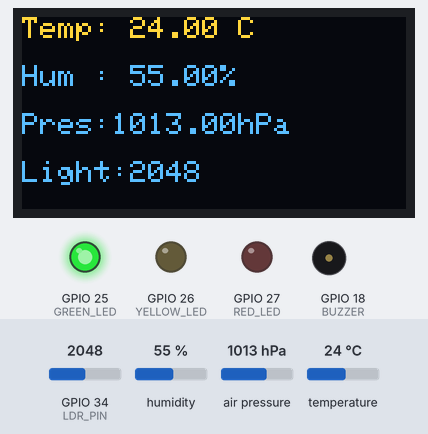
The sketch below on a simulated ESP32. Shown: 128×64 one-colour display, output pins drawn as LEDs (lit = HIGH), buzzer (waves = sounding, pin HIGH). Inputs (shaded band) come from the test bench; at power-on: temperature 24 °C, air pressure 1013 hPa, GPIO 34 (LDR_PIN) = 2048, humidity 55 %. The OLED is the two-colour kind (top 16 rows yellow); what the sketch prints to the serial monitor is not drawn.

Above: at 3.2 s.
3.3 s: temperature set to 25.6 °C
At 5.1 s:
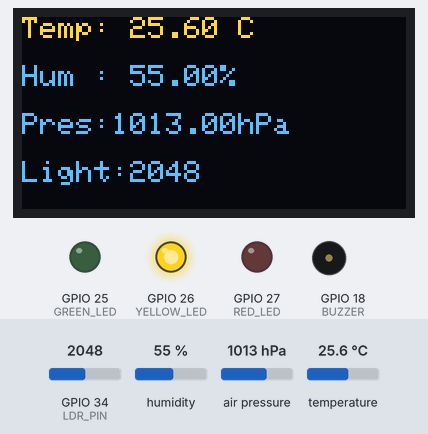
5.6 s: temperature set to 34.3 °C
At 7.4 s:
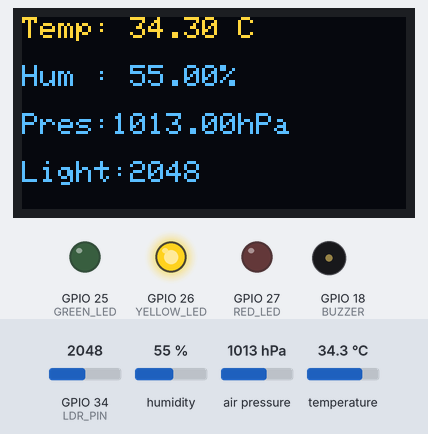
7.7 s: temperature set to 35.5 °C
At 8.9 s:
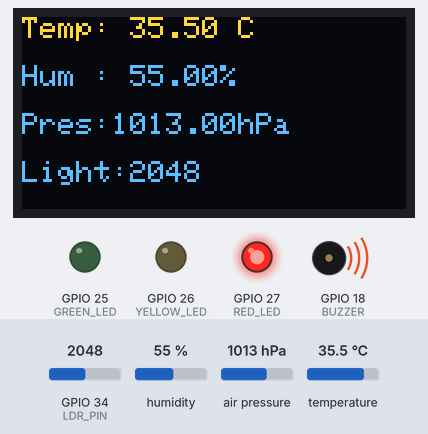
9.7 s: air pressure set to 952 hPa
At 11.3 s:
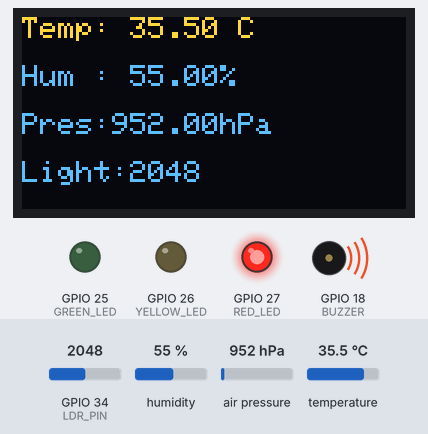
11.8 s: GPIO 34 (LDR_PIN) set to 2866
At 13.5 s:
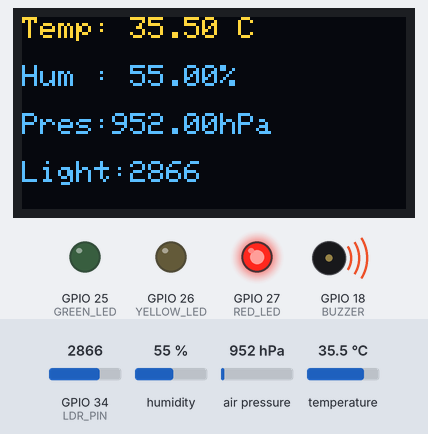
13.8 s: air pressure set to 975 hPa
At 15.1 s:
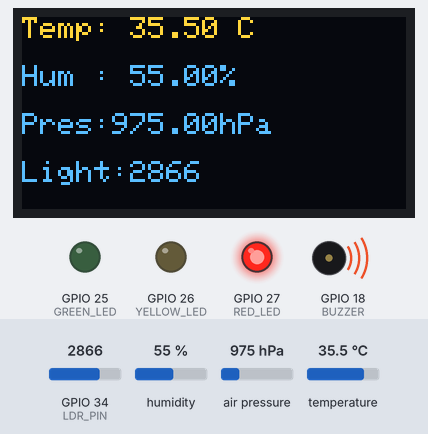
Timing chart, 0 to 16.8 s (numbered marks = the images above; inputs shaded):
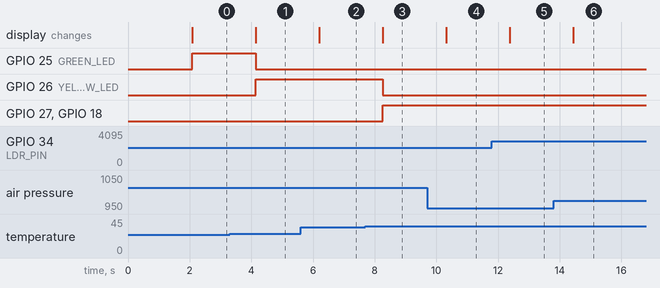

The sketch:

ESP32_Weather_Environmental_Monitoring_System.ino
```cpp
#include <Wire.h>
#include <Adafruit_GFX.h>
#include <Adafruit_SSD1306.h>
#include <DHT.h>
#include <Adafruit_BMP085.h>

#define SCREEN_WIDTH 128
#define SCREEN_HEIGHT 64

Adafruit_SSD1306 display(SCREEN_WIDTH, SCREEN_HEIGHT, &Wire, -1);

#define DHTPIN 4
#define DHTTYPE DHT22

DHT dht(DHTPIN, DHTTYPE);
Adafruit_BMP085 bmp;

#define LDR_PIN 34

#define GREEN_LED 25
#define YELLOW_LED 26
#define RED_LED 27
#define BUZZER 18

void setup()
{
  Serial.begin(115200);

  Wire.begin(21,22);

  pinMode(GREEN_LED, OUTPUT);
  pinMode(YELLOW_LED, OUTPUT);
  pinMode(RED_LED, OUTPUT);
  pinMode(BUZZER, OUTPUT);

  dht.begin();

  if (!bmp.begin())
  {
    Serial.println("BMP180 NOT FOUND");
    while (1);
  }

  if (!display.begin(SSD1306_SWITCHCAPVCC, 0x3C))
  {
    Serial.println("OLED NOT FOUND");
    while (1);
  }

  display.clearDisplay();
  display.setTextColor(SSD1306_WHITE);

  display.setTextSize(2);
  display.setCursor(10,20);
  display.println("WELCOME");

  display.display();
  delay(2000);

  display.clearDisplay();
}

void loop()
{
  float temperature = dht.readTemperature();
  float humidity = dht.readHumidity();
  float pressure = bmp.readPressure()/100.0;
  int light = analogRead(LDR_PIN);

  Serial.print("Temperature : ");
  Serial.println(temperature);

  Serial.print("Humidity : ");
  Serial.println(humidity);

  Serial.print("Pressure : ");
  Serial.println(pressure);

  Serial.print("Light : ");
  Serial.println(light);

  display.clearDisplay();

  display.setTextSize(1);

  display.setCursor(0,0);
  display.print("Temp: ");
  display.print(temperature);
  display.println(" C");

  display.setCursor(0,16);
  display.print("Hum : ");
  display.print(humidity);
  display.println("%");

  display.setCursor(0,32);
  display.print("Pres:");
  display.print(pressure);
  display.println("hPa");

  display.setCursor(0,48);
  display.print("Light:");
  display.println(light);

  display.display();

  digitalWrite(GREEN_LED, LOW);
  digitalWrite(YELLOW_LED, LOW);
  digitalWrite(RED_LED, LOW);
  digitalWrite(BUZZER, LOW);

  if(temperature < 25)
  {
    digitalWrite(GREEN_LED, HIGH);
  }
  else if(temperature >= 25 && temperature <= 35)
  {
    digitalWrite(YELLOW_LED, HIGH);
  }
  else
  {
    digitalWrite(RED_LED, HIGH);
    digitalWrite(BUZZER, HIGH);
  }

  delay(1000);
}
```

Measured:
- the behaviour switches between 24.9 and 25 °C on temperature (found by bisection; images 0 and 1)
- the behaviour switches between 35 and 35.1 °C on temperature (found by bisection; images 2 and 3)
- after the input at 3.3 s, GPIO 25 (GREEN_LED): HIGH → LOW after 0.85 s; GPIO 26 (YELLOW_LED): LOW → HIGH after 0.85 s; the display: changes after 0.85 s (image 1)
- after the input at 5.6 s, the display: changes after 0.60 s (image 2)
- after the input at 7.7 s, GPIO 26 (YELLOW_LED): HIGH → LOW after 0.56 s; GPIO 27 (RED_LED), GPIO 18 (BUZZER): LOW → HIGH after 0.56 s; the display: changes after 0.56 s (image 3)
- after the input at 9.7 s, the display: changes after 0.62 s (image 4)
- after the input at 11.8 s, the display: changes after 0.58 s (image 5)
- after the input at 13.8 s, the display: changes after 0.64 s (image 6)
